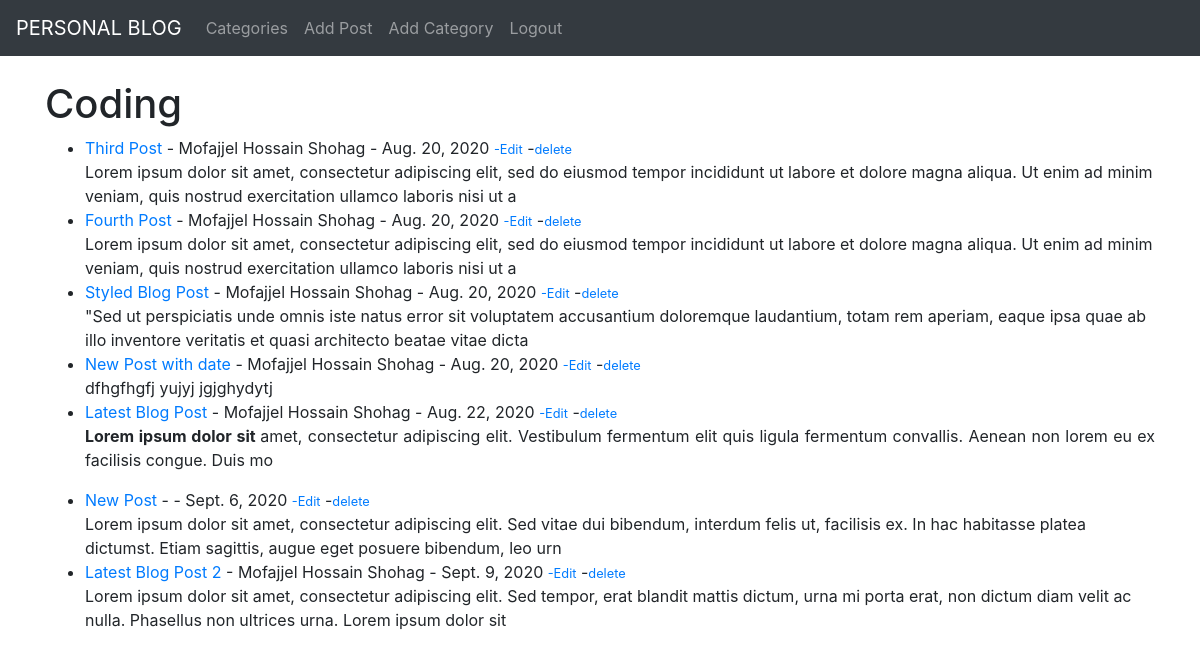
Page /category/coding (signed in) on the committed database.
### myblog/models.py (models this page shows, shortened)
class Post(models.Model):
	title = models.CharField(max_length=255)
	title_tag = models.CharField(max_length=255)
	author = models.ForeignKey(User, on_delete=models.CASCADE)
	body = models.TextField()
	post_date = models.DateField(auto_now_add=True)
	category = models.CharField(max_length=255, default = 'coding')

### myblog/views.py (the view)
# urls.py: path('category/<str:cats>', CategoryView, name="category"),
def CategoryView(request, cats):
	category_posts = Post.objects.filter(category=cats.replace('-',' '))
	return render(request, 'myblog/categories.html', {'cats': cats.title().replace('-',' '), 'category_posts':category_posts})

### myblog/templates/myblog/categories.html
{% extends 'myblog/base.html' %}
{% block content %}
{% if category_posts %}
<h1>{{ cats }}</h1>
<ul>
	{% for post in category_posts %}
		<li><a href="{% url 'article_details' post.pk %}">{{ post.title }}</a> - {{ post.author.first_name }} {{ post.author.last_name }} - {{ post.post_date }}
			{% if user.is_authenticated %}
			<a href="{% url 'update_post' post.pk %}"><small> -Edit</small></a>
			-<a href="{% url 'delete_post' post.pk %}"><small>delete</small></a>
			{% endif %}
			<br>
			{{ post.body|slice:":200"|safe }}</li>
	{% endfor %}
</ul>
{% else %}
<h2>Sorry this page does not exists...</h2>
{% endif %}
{% endblock %}

### rows in the picture
Post: title "Third Post", author.first_name "Mofajjel Hossain", author.last_name "Shohag", post_date "Aug. 20, 2020", body "Lorem ipsum dolor sit amet, consectetur adipiscing elit, sed do eiusmod tempor incididunt ut labore et dolore magna aliqua. Ut enim ad minim veniam, quis nostrud exercitation ullamco laboris nisi ut a"
Post: title "Fourth Post", author.first_name "Mofajjel Hossain", author.last_name "Shohag", post_date "Aug. 20, 2020", body "Lorem ipsum dolor sit amet, consectetur adipiscing elit, sed do eiusmod tempor incididunt ut labore et dolore magna aliqua. Ut enim ad minim veniam, quis nostrud exercitation ullamco laboris nisi ut a"
Post: title "Styled Blog Post", author.first_name "Mofajjel Hossain", author.last_name "Shohag", post_date "Aug. 20, 2020", body "\"Sed ut perspiciatis unde omnis iste natus error sit voluptatem accusantium doloremque laudantium, totam rem aperiam, eaque ipsa quae ab illo inventore veritatis et quasi architecto beatae vitae dicta"
Post: title "New Post with date", author.first_name "Mofajjel Hossain", author.last_name "Shohag", post_date "Aug. 20, 2020", body "dfhgfhgfj yujyj jgjghydytj"
Post: title "Latest Blog Post", author.first_name "Mofajjel Hossain", author.last_name "Shohag", post_date "Aug. 22, 2020", body "Lorem ipsum dolor sit amet, consectetur adipiscing elit. Vestibulum fermentum elit quis ligula fermentum convallis. Aenean non lorem eu ex facilisis congue. Duis mo"
Post: title "New Post", post_date "Sept. 6, 2020", body "Lorem ipsum dolor sit amet, consectetur adipiscing elit. Sed vitae dui bibendum, interdum felis ut, facilisis ex. In hac habitasse platea dictumst. Etiam sagittis, augue eget posuere bibendum, leo urn"
Post: title "Latest Blog Post 2", author.first_name "Mofajjel Hossain", author.last_name "Shohag", post_date "Sept. 9, 2020", body "Lorem ipsum dolor sit amet, consectetur adipiscing elit. Sed tempor, erat blandit mattis dictum, urna mi porta erat, non dictum diam velit ac nulla. Phasellus non ultrices urna. Lorem ipsum dolor sit"

### other values in the picture
{{ cats }} "Coding"
